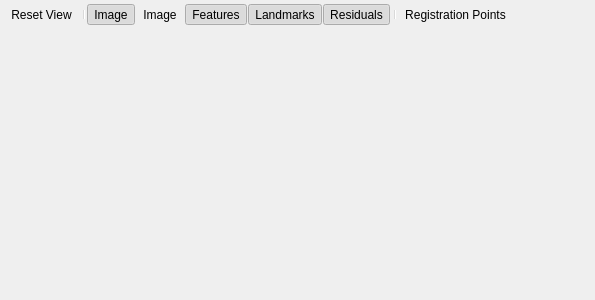
<?xml version="1.0" encoding="UTF-8"?>
<ui version="4.0">
 <class>CameraView</class>
 <widget class="QWidget" name="CameraView">
  <property name="geometry">
   <rect>
    <x>0</x>
    <y>0</y>
    <width>595</width>
    <height>300</height>
   </rect>
  </property>
  <property name="windowTitle">
   <string>Form</string>
  </property>
  <layout class="QVBoxLayout" name="verticalLayout">
   <property name="leftMargin">
    <number>0</number>
   </property>
   <property name="topMargin">
    <number>0</number>
   </property>
   <property name="rightMargin">
    <number>0</number>
   </property>
   <property name="bottomMargin">
    <number>0</number>
   </property>
   <item>
    <widget class="QToolBar" name="toolBar">
     <addaction name="actionViewReset"/>
     <addaction name="separator"/>
     <addaction name="actionShowFrameImage"/>
     <addaction name="actionShowMeshImage"/>
     <addaction name="actionShowFeatures"/>
     <addaction name="actionShowLandmarks"/>
     <addaction name="actionShowResiduals"/>
     <addaction name="separator"/>
     <addaction name="actionPlaceEditCRP"/>
    </widget>
   </item>
   <item>
    <widget class="QVTKOpenGLNativeWidget" name="renderWidget" native="true">
     <property name="sizePolicy">
      <sizepolicy hsizetype="Preferred" vsizetype="Expanding">
       <horstretch>0</horstretch>
       <verstretch>0</verstretch>
      </sizepolicy>
     </property>
    </widget>
   </item>
   <item>
    <widget class="QLabel" name="labelImagePath">
     <property name="sizePolicy">
      <sizepolicy hsizetype="Preferred" vsizetype="Minimum">
       <horstretch>0</horstretch>
       <verstretch>0</verstretch>
      </sizepolicy>
     </property>
     <property name="margin">
      <number>1</number>
     </property>
     <property name="indent">
      <number>3</number>
     </property>
     <property name="textInteractionFlags">
      <set>Qt::LinksAccessibleByMouse|Qt::TextSelectableByMouse</set>
     </property>
    </widget>
   </item>
  </layout>
  <action name="actionViewReset">
   <property name="icon">
    <iconset resource="icons/icons.qrc">
     <normaloff>:/icons/22x22/view-reset</normaloff>:/icons/22x22/view-reset</iconset>
   </property>
   <property name="text">
    <string>&amp;Reset View</string>
   </property>
   <property name="toolTip">
    <string>Reset the view to the camera image extents</string>
   </property>
   <property name="shortcut">
    <string>R</string>
   </property>
   <property name="shortcutContext">
    <enum>Qt::WidgetWithChildrenShortcut</enum>
   </property>
  </action>
  <action name="actionViewResetFullExtents">
   <property name="text">
    <string>Zoom &amp;Extents</string>
   </property>
   <property name="toolTip">
    <string>Reset the view extents so that the entire scene is visible</string>
   </property>
   <property name="shortcut">
    <string>Shift+R</string>
   </property>
   <property name="shortcutContext">
    <enum>Qt::WidgetWithChildrenShortcut</enum>
   </property>
  </action>
  <action name="actionShowFeatures">
   <property name="checkable">
    <bool>true</bool>
   </property>
   <property name="checked">
    <bool>true</bool>
   </property>
   <property name="icon">
    <iconset resource="icons/icons.qrc">
     <normaloff>:/icons/22x22/feature</normaloff>:/icons/22x22/feature</iconset>
   </property>
   <property name="text">
    <string>Show Feature Points</string>
   </property>
   <property name="iconText">
    <string>Features</string>
   </property>
   <property name="toolTip">
    <string>Toggle visibility of feature points/tracks</string>
   </property>
   <property name="shortcut">
    <string>F</string>
   </property>
   <property name="shortcutContext">
    <enum>Qt::WidgetWithChildrenShortcut</enum>
   </property>
  </action>
  <action name="actionShowLandmarks">
   <property name="checkable">
    <bool>true</bool>
   </property>
   <property name="checked">
    <bool>true</bool>
   </property>
   <property name="icon">
    <iconset resource="icons/icons.qrc">
     <normaloff>:/icons/22x22/landmark</normaloff>:/icons/22x22/landmark</iconset>
   </property>
   <property name="text">
    <string>Show Landmarks</string>
   </property>
   <property name="iconText">
    <string>Landmarks</string>
   </property>
   <property name="toolTip">
    <string>Toggle visibility of landmarks</string>
   </property>
   <property name="shortcut">
    <string>L</string>
   </property>
   <property name="shortcutContext">
    <enum>Qt::WidgetWithChildrenShortcut</enum>
   </property>
  </action>
  <action name="actionShowResiduals">
   <property name="checkable">
    <bool>true</bool>
   </property>
   <property name="checked">
    <bool>true</bool>
   </property>
   <property name="icon">
    <iconset resource="icons/icons.qrc">
     <normaloff>:/icons/22x22/residual</normaloff>:/icons/22x22/residual</iconset>
   </property>
   <property name="text">
    <string>Show Residuals</string>
   </property>
   <property name="iconText">
    <string>Residuals</string>
   </property>
   <property name="toolTip">
    <string>Toggle visibility of landmark estimation residuals</string>
   </property>
   <property name="shortcut">
    <string>E</string>
   </property>
  </action>
  <action name="actionShowFrameImage">
   <property name="checkable">
    <bool>true</bool>
   </property>
   <property name="checked">
    <bool>true</bool>
   </property>
   <property name="icon">
    <iconset resource="icons/icons.qrc">
     <normaloff>:/icons/22x22/image</normaloff>:/icons/22x22/image</iconset>
   </property>
   <property name="text">
    <string>Show Camera Frame Image</string>
   </property>
   <property name="iconText">
    <string>Image</string>
   </property>
   <property name="toolTip">
    <string>Toggle visibility of the camera frame image</string>
   </property>
   <property name="shortcut">
    <string>I</string>
   </property>
  </action>
  <action name="actionPlaceEditCRP">
   <property name="checkable">
    <bool>true</bool>
   </property>
   <property name="enabled">
    <bool>true</bool>
   </property>
   <property name="icon">
    <iconset resource="icons/icons.qrc">
     <normaloff>:/icons/22x22/location</normaloff>:/icons/22x22/location</iconset>
   </property>
   <property name="text">
    <string>Edit Registration Points</string>
   </property>
   <property name="iconText">
    <string>Registration Points</string>
   </property>
   <property name="toolTip">
    <string>Place/edit camera registration points in the view</string>
   </property>
   <property name="shortcut">
    <string>Ctrl+R</string>
   </property>
  </action>
  <action name="actionComputeCamera">
   <property name="text">
    <string>Compute Camera</string>
   </property>
  </action>
  <action name="actionShowMeshImage">
   <property name="checkable">
    <bool>true</bool>
   </property>
   <property name="icon">
    <iconset resource="icons/icons.qrc">
     <normaloff>:/icons/22x22/mesh</normaloff>:/icons/22x22/mesh</iconset>
   </property>
   <property name="text">
    <string>Show Rendered Mesh</string>
   </property>
   <property name="iconText">
    <string>Image</string>
   </property>
   <property name="toolTip">
    <string>Toggle visibility of the mesh rendered from the camera POV</string>
   </property>
   <property name="shortcut">
    <string>M</string>
   </property>
  </action>
 </widget>
 <customwidgets>
  <customwidget>
   <class>QVTKOpenGLNativeWidget</class>
   <extends>QWidget</extends>
   <header location="global">QVTKOpenGLNativeWidget.h</header>
   <container>1</container>
  </customwidget>
 </customwidgets>
 <resources>
  <include location="icons/icons.qrc"/>
 </resources>
 <connections/>
</ui>
